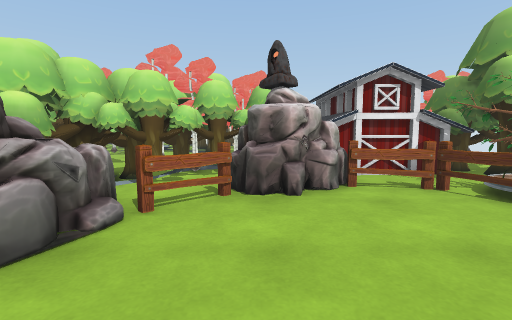
View 1 (above)

12 first-person views from a walk through a 3-D level made in the Unity game engine. The camera is 1.2 m above the floor, tilts 6° down and sees 85° across. The floor is counted in squares, 1 m on a side. Each view is taken from the middle of a square. On the plan, view 1 faces up. The plan holds only what a view shows up to about 13 squares ahead; the rest is blank. The place goes on beyond the plan. The player character is not drawn.

View 2
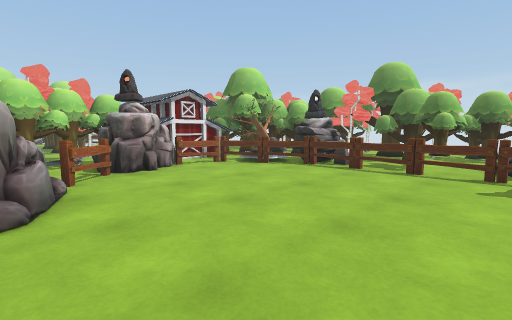

View 3
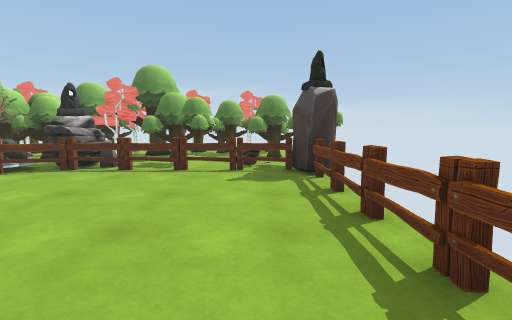

View 4
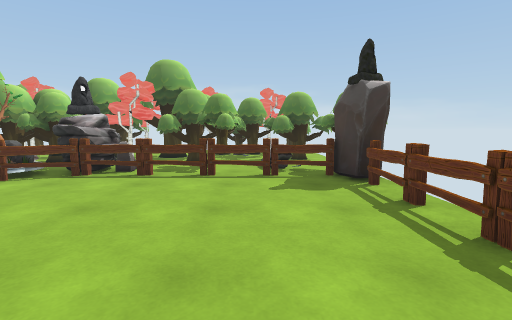

View 5
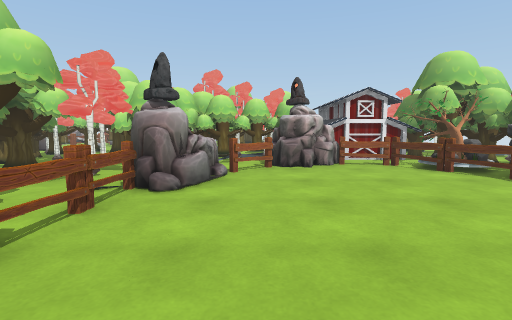

View 6
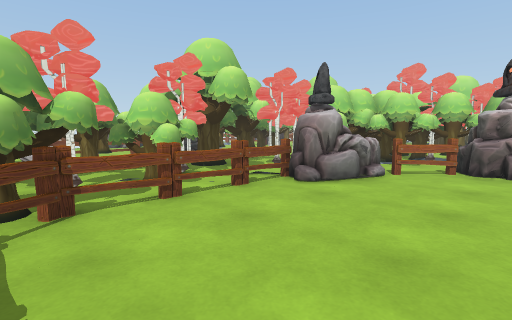

View 7
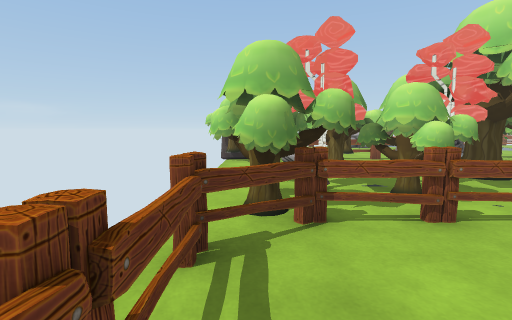

View 8
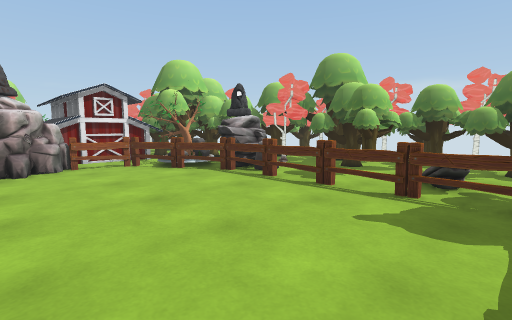

View 9
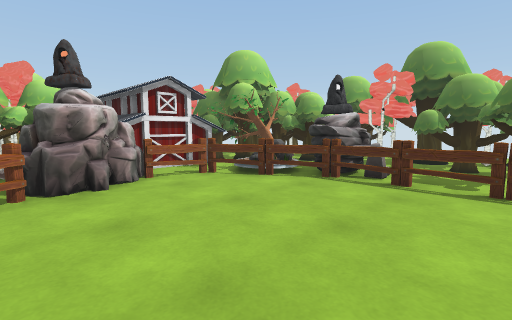

View 10
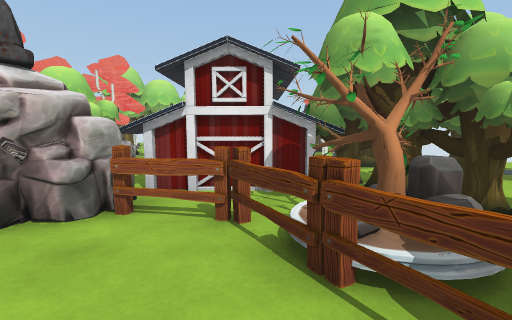

View 11
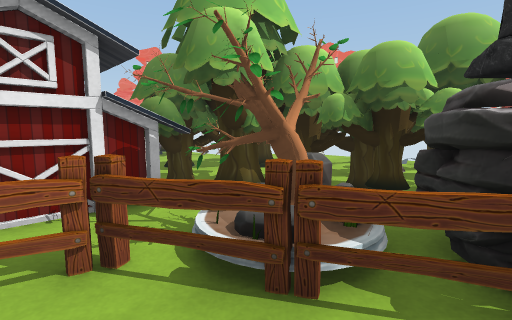

View 12
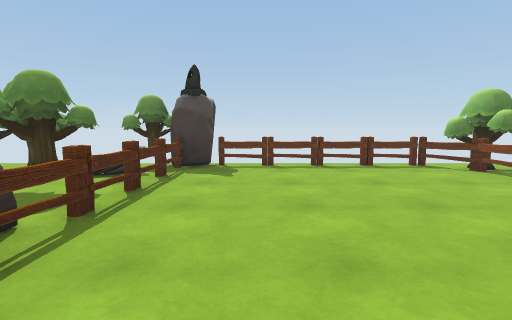

### Floor plan
Key: @ floor where view 1 was taken; # wall or solid block; . floor; = window, fence, low wall or low ledge; H house; T tree; I thing the floor can be seen under or through.
Columns run from 5 left of view 1 to 8 right of it. Each row starts with its distance up from view 1.
  8       #HHHH##
  7      ###H H##
  6   ######=TTT#
  5   ##=##..=TT#
  4   #=......###
  3  ##=......=##
  2  ##.......=###
  1 #=........==.#
  0 #=...@.....=##
 -1 ##........=###
 -2 #=.........=.
 -3 ##........===
 -4 ###.......II#
 -5  ##=======##

Where each view was taken, in squares from view 1:
view 1: 0 up, 0 right, facing up
view 2: 3 down, 3 left, facing up-right
view 3: 3 down, 3 left, facing right
view 4: 2 down, 2 left, facing right
view 5: 4 down, 1 left, facing up
view 6: 4 down, 1 right, facing up-left
view 7: 4 down, 0 right, facing left
view 8: 4 down, 0 right, facing up-right
view 9: 1 down, 1 left, facing up-right
view 10: 2 up, 4 right, facing up
view 11: 3 up, 3 right, facing up-right
view 12: 5 up, 3 right, facing down
